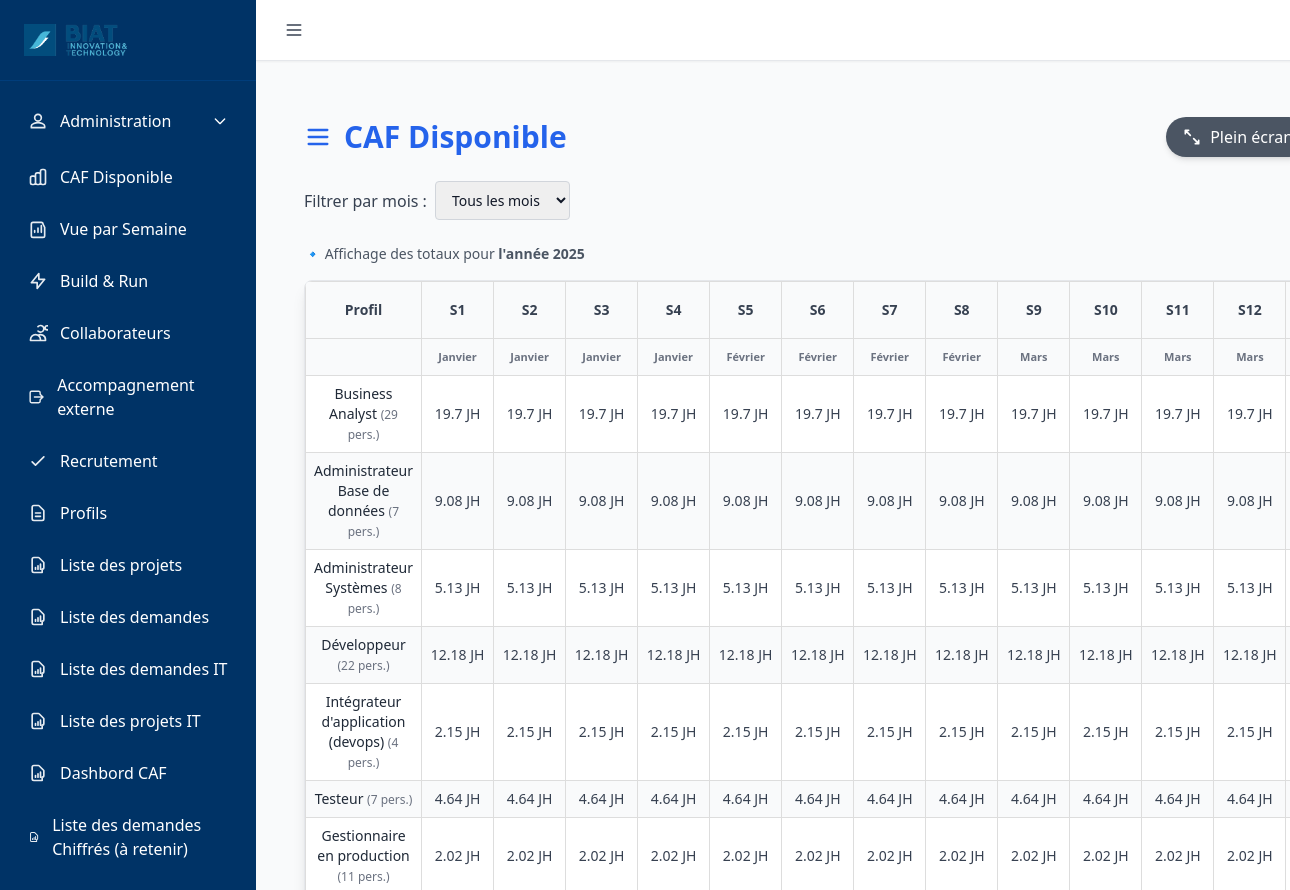
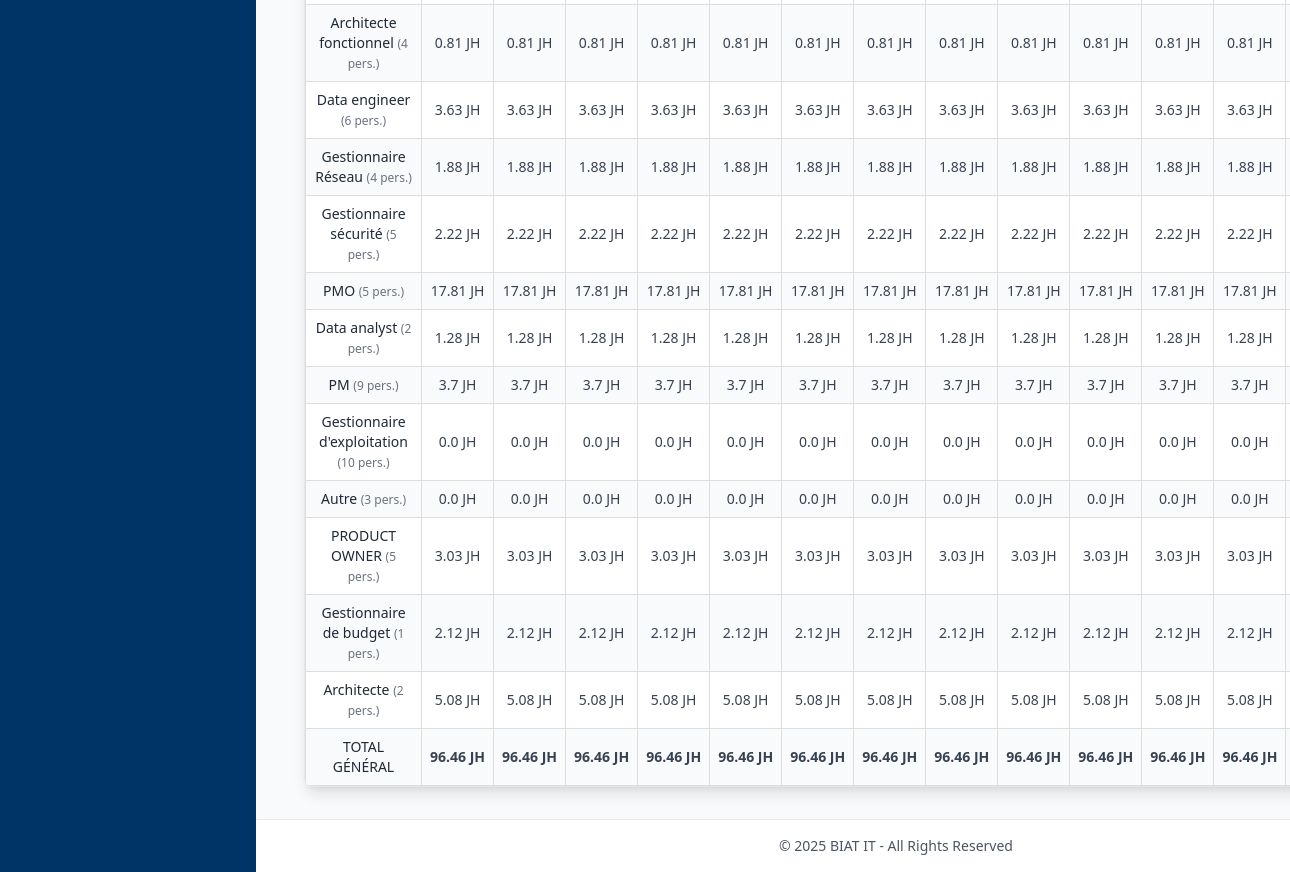
/caf/automatique, run on the app's committed database (2 pictures, top to bottom).
### tables this page shows
CREATE TABLE collaborateurs (
    matricule TEXT PRIMARY KEY,
    nom TEXT NOT NULL,
    prenom TEXT NOT NULL,
    profil_id INTEGER,  -- ⚠️ plus de NOT NULL
    pourcentage_build INTEGER DEFAULT 70,
    pourcentage_run INTEGER DEFAULT 30,
    caf_disponible_build INTEGER DEFAULT 0,
    caf_disponible_run INTEGER DEFAULT 0,
    affectation_id INTEGER,  -- ⚠️ plus de NOT NULL
    build_ratio INTEGER DEFAULT 70,
    run_ratio INTEGER DEFAULT 30,
    idate TEXT,
    iuser TEXT,
    udate TEXT,
    uuser TEXT, heures_base INTEGER,
    FOREIGN KEY (profil_id) REFERENCES profils(id),
    FOREIGN KEY (affectation_id) REFERENCES affectation(id)
);

CREATE TABLE profils (
    id INTEGER PRIMARY KEY AUTOINCREMENT,
    nom TEXT UNIQUE NOT NULL
, heures_base INTEGER DEFAULT 35, build_ratio INTEGER DEFAULT 70, run_ratio INTEGER DEFAULT 30, description TEXT, idate DATETIME, iuser INTEGER, udate DATETIME, uuser INTEGER);

### routes/caf.py (the view)
@caf_bp.route("/automatique")
def caf_automatique():
    annee = get_annee()
    mois_labels = [
        "Janvier", "Février", "Mars", "Avril", "Mai", "Juin",
        "Juillet", "Août", "Septembre", "Octobre", "Novembre", "Décembre"
    ]
    mois_filtre = request.args.get("mois", "all")
    start = date(annee, 1, 1)
    while start.weekday() != 0:
        start += timedelta(days=1)
    num_weeks = 53 if date(annee, 12, 31).isocalendar()[1] == 53 else 52
    week_labels = [f"S{i}" for i in range(1, num_weeks + 1)]
    semaine_to_mois = {}
    mois_to_semaines = {m: [] for m in mois_labels}
    for i, semaine in enumerate(week_labels, start=1):
        debut_semaine = start + timedelta(weeks=i - 1)
        mois_nom = mois_labels[debut_semaine.month - 1]
        semaine_to_mois[semaine] = mois_nom
        mois_to_semaines[mois_nom].append(semaine)
    if mois_filtre != "all" and mois_filtre in mois_to_semaines:
        semaines_affichees = mois_to_semaines[mois_filtre]
    else:
        semaines_affichees = week_labels
    collaborateurs = query_db("""
        SELECT
            c.matricule,
            p.nom AS profil,
            c.caf_disponible_build
        FROM collaborateurs c
        JOIN profils p ON c.profil_id = p.id
    """)
    profils_data = {}
    for c in collaborateurs:
        profil = c["profil"]
        if profil not in profils_data:
            profils_data[profil] = {"build": 0.0, "nb_collab": set()}
        caf_build = float(c["caf_disponible_build"] or 0)
        profils_data[profil]["build"] += caf_build
        profils_data[profil]["nb_collab"].add(c["matricule"])
    data = []
    total_general = 0.0
    for profil, val in profils_data.items():
        total_build = val["build"]
        nb_collab = len(val["nb_collab"])
        build_par_semaine = total_build / num_weeks if num_weeks > 0 else 0
        row = {
            "profil": profil,
            "nb_collab": nb_collab,
            "total_annuel": 0  # sera calculé selon filtre
        }
        for s in week_labels:
            row[s] = round(build_par_semaine, 2)
        if mois_filtre != "all" and mois_filtre in mois_to_semaines:
            total_mois = sum(row[s] for s in mois_to_semaines[mois_filtre])
            row["total_annuel"] = round(total_mois, 2)
        else:
            row["total_annuel"] = round(total_build, 2)
        data.append(row)
        total_general += row["total_annuel"]
    total_row = {
        "profil": "TOTAL GÉNÉRAL",
        "nb_collab": "-",
        "total_annuel": round(total_general, 2)
    }
    for s in week_labels:
        total_row[s] = round(sum(d[s] for d in data if s in d), 2)
    data.append(total_row)
    return render_template(
        "caf_automatique.html",
        week_labels=week_labels,
        semaines_affichees=semaines_affichees,
        semaine_to_mois=semaine_to_mois,
        mois_labels=mois_labels,
        data=data,
        mois_filtre=mois_filtre,
        annee=annee
    )

### routes/caf.py (called while the page is built)
def get_annee():
    try:
        return int(request.args.get("annee", datetime.now().year))
    except ValueError:
        return datetime.now().year

### utils/db_utils.py (called while the page is built)
def get_connection():
    conn = sqlite3.connect(
        DB_PATH,
        timeout=60,               # ⏱️ Patiente jusqu'à 60s avant "database is locked"
        check_same_thread=False
    )
    conn.row_factory = sqlite3.Row
    conn.execute("PRAGMA journal_mode=WAL;")      # Autorise les écritures concurrentes
    conn.execute("PRAGMA synchronous=NORMAL;")    # Bon compromis vitesse/sécurité
    conn.execute("PRAGMA foreign_keys = ON;")     # Active les clés étrangères
    conn.execute("PRAGMA busy_timeout = 60000;")  # Attend 60s avant d'abandonner une écriture
    return conn

def query_db(query, args=(), one=False, retries=3, delay=1):
    for attempt in range(retries):
        try:
            conn = get_connection()
            cur = conn.execute(query, args)
            rows = cur.fetchall()
            cur.close()
            conn.close()
            return (rows[0] if rows else None) if one else rows
        except sqlite3.OperationalError as e:
            if "locked" in str(e).lower() and attempt < retries - 1:
                time.sleep(delay)
                continue
            raise

### templates/caf_automatique.html (shortened to what this page needs)
{% extends "base.html" %}
{% block content %}
<div class="max-w-full mx-auto px-6 py-8">
  <div class="flex flex-col sm:flex-row sm:items-center sm:justify-between mb-6 gap-4">
    <h1 class="text-3xl font-bold text-blue-600 flex items-center gap-3">
      <svg xmlns="http://www.w3.org/2000/svg" class="w-7 h-7 text-blue-600" fill="none" stroke="currentColor" stroke-width="2"
           viewBox="0 0 24 24"><path stroke-linecap="round" stroke-linejoin="round"
           d="M4 6h16M4 12h16M4 18h16"/></svg>
      CAF Disponible
    </h1>
    <div class="flex flex-wrap items-center gap-3">
      <button id="fullscreen-btn"
              class="bg-gray-600 hover:bg-gray-700 text-white px-4 py-2 rounded-full shadow-md flex items-center gap-2 transition">
        <svg xmlns="http://www.w3.org/2000/svg" class="w-5 h-5" fill="none" stroke="currentColor" stroke-width="2"
             viewBox="0 0 24 24"><path stroke-linecap="round" stroke-linejoin="round"
             d="M4 8V4h4M4 4l6 6m10 6v4h-4m4 0l-6-6"/></svg>
        Plein écran
      </button>
    </div>
  </div>
  <div class="flex justify-start mb-6">
    <form method="GET" class="flex items-center gap-2">
      <label for="mois" class="font-medium text-gray-700">Filtrer par mois :</label>
      <select name="mois" id="mois"
              class="border border-gray-300 rounded px-3 py-2 text-sm focus:ring-blue-400 focus:border-blue-400"
              onchange="this.form.submit()">
        <option value="all" {% if mois_filtre == 'all' %}selected{% endif %}>Tous les mois</option>
      </select>
    </form>
  </div>
  <div class="mb-4 text-gray-600 text-sm">
    {% if mois_filtre != 'all' %}
      🔹 Affichage des totaux pour <strong>{{ mois_filtre }} {{ annee }}</strong>
    {% else %}
      🔹 Affichage des totaux pour <strong>l'année {{ annee }}</strong>
    {% endif %}
  </div>
  <div id="caf-container" class="overflow-x-auto overflow-y-hidden shadow-lg rounded-lg border border-gray-200">
    <table id="caf-table" class="min-w-full bg-white divide-y divide-gray-200 text-xs sm:text-sm">
      <thead class="bg-gray-100 text-gray-700 sticky top-0 z-10">
        <tr>
          <th class="px-4 py-3 text-left font-semibold">Profil</th>
          {% for s in semaines_affichees %}
            <th class="px-3 py-3 text-center font-semibold whitespace-nowrap">{{ s }}</th>
          {% endfor %}
        </tr>
        <tr class="bg-gray-50 text-[11px] text-gray-500">
          <th class="px-4 py-2 text-left font-medium"></th>
          {% for s in semaines_affichees %}
            <th class="px-3 py-2 text-center font-medium whitespace-nowrap">{{ semaine_to_mois[s] }}</th>
          {% endfor %}
        </tr>
      </thead>
      <tbody class="divide-y divide-gray-200">
        {% for row in data %}
        <tr class="hover:bg-gray-50 transition {% if 'TOTAL' in row.profil %}bg-blue-50 font-semibold{% endif %}">
          <td class="px-4 py-3 font-medium text-gray-800">
            {{ row.profil }}
            {% if row.nb_collab != '-' %}
              <span class="text-gray-500 text-xs">({{ row.nb_collab }} pers.)</span>
            {% endif %}
          </td>
          {% for s in semaines_affichees %}
          <td class="px-3 py-3 text-center text-gray-700 whitespace-nowrap">{{ row[s] }} JH</td>
          {% endfor %}
        </tr>
        {% endfor %}
      </tbody>
    </table>
  </div>
</div>
{% endblock %}

### static/css/styles.css (style rules this page uses)
body { background-color: #f8f9fa; }
#caf-table { width: 100%; border-collapse: collapse; }
#caf-table th, #caf-table td { padding: 8px; text-align: center; border: 1px solid #ddd; }
#caf-table th { background-color: #f9fafb; font-weight: bold; }
#caf-table tr:nth-child(even) { background-color: #f9fafb; }

### data on the page
collaborateurs: profil "Business Analyst", nb_collab "29", row "19.7" "19.7" "19.7" "19.7" "19.7" "19.7" "19.7" "19.7" "19.7" "19.7" "19.7" "19.7"
collaborateurs: profil "Administrateur Base de données", nb_collab "7", row "9.08" "9.08" "9.08" "9.08" "9.08" "9.08" "9.08" "9.08" "9.08" "9.08" "9.08" "9.08"
collaborateurs: profil "Administrateur Systèmes", nb_collab "8", row "5.13" "5.13" "5.13" "5.13" "5.13" "5.13" "5.13" "5.13" "5.13" "5.13" "5.13" "5.13"
collaborateurs: profil "Développeur", nb_collab "22", row "12.18" "12.18" "12.18" "12.18" "12.18" "12.18" "12.18" "12.18" "12.18" "12.18" "12.18" "12.18"
collaborateurs: profil "Intégrateur d'application (devops)", nb_collab "4", row "2.15" "2.15" "2.15" "2.15" "2.15" "2.15" "2.15" "2.15" "2.15" "2.15" "2.15" "2.15"
collaborateurs: profil "Testeur", nb_collab "7", row "4.64" "4.64" "4.64" "4.64" "4.64" "4.64" "4.64" "4.64" "4.64" "4.64" "4.64" "4.64"
collaborateurs: profil "Gestionnaire en production", nb_collab "11", row "2.02" "2.02" "2.02" "2.02" "2.02" "2.02" "2.02" "2.02" "2.02" "2.02" "2.02" "2.02"
collaborateurs: profil "Architecte fonctionnel", nb_collab "4", row "0.81" "0.81" "0.81" "0.81" "0.81" "0.81" "0.81" "0.81" "0.81" "0.81" "0.81" "0.81"
collaborateurs: profil "Data engineer", nb_collab "6", row "3.63" "3.63" "3.63" "3.63" "3.63" "3.63" "3.63" "3.63" "3.63" "3.63" "3.63" "3.63"
collaborateurs: profil "Gestionnaire Réseau", nb_collab "4", row "1.88" "1.88" "1.88" "1.88" "1.88" "1.88" "1.88" "1.88" "1.88" "1.88" "1.88" "1.88"
collaborateurs: profil "Gestionnaire sécurité", nb_collab "5", row "2.22" "2.22" "2.22" "2.22" "2.22" "2.22" "2.22" "2.22" "2.22" "2.22" "2.22" "2.22"
collaborateurs: profil "PMO", nb_collab "5", row "17.81" "17.81" "17.81" "17.81" "17.81" "17.81" "17.81" "17.81" "17.81" "17.81" "17.81" "17.81"
collaborateurs: profil "Data analyst", nb_collab "2", row "1.28" "1.28" "1.28" "1.28" "1.28" "1.28" "1.28" "1.28" "1.28" "1.28" "1.28" "1.28"
collaborateurs: profil "PM", nb_collab "9", row "3.7" "3.7" "3.7" "3.7" "3.7" "3.7" "3.7" "3.7" "3.7" "3.7" "3.7" "3.7"
collaborateurs: profil "Gestionnaire d'exploitation", nb_collab "10", row "0.0" "0.0" "0.0" "0.0" "0.0" "0.0" "0.0" "0.0" "0.0" "0.0" "0.0" "0.0"
collaborateurs: profil "Autre", nb_collab "3", row "0.0" "0.0" "0.0" "0.0" "0.0" "0.0" "0.0" "0.0" "0.0" "0.0" "0.0" "0.0"
collaborateurs: profil "PRODUCT OWNER", nb_collab "5", row "3.03" "3.03" "3.03" "3.03" "3.03" "3.03" "3.03" "3.03" "3.03" "3.03" "3.03" "3.03"
collaborateurs: profil "Gestionnaire de budget", nb_collab "1", row "2.12" "2.12" "2.12" "2.12" "2.12" "2.12" "2.12" "2.12" "2.12" "2.12" "2.12" "2.12"
collaborateurs: profil "Architecte", nb_collab "2", row "5.08" "5.08" "5.08" "5.08" "5.08" "5.08" "5.08" "5.08" "5.08" "5.08" "5.08" "5.08"

### other printed values
{{ annee }} "2025"
{{ s }} "S1" "S2" "S3" "S4" "S5" "S6" "S7" "S8" "S9" "S10" "S11" "S12"
{{ semaine_to_mois[s] }} "Janvier" "Janvier" "Janvier" "Janvier" "Février" "Février" "Février" "Février" "Mars" "Mars" "Mars" "Mars"
{{ row.profil }} "TOTAL GÉNÉRAL"
{{ row[s] }} "96.46" "96.46" "96.46" "96.46" "96.46" "96.46" "96.46" "96.46" "96.46" "96.46" "96.46" "96.46"
